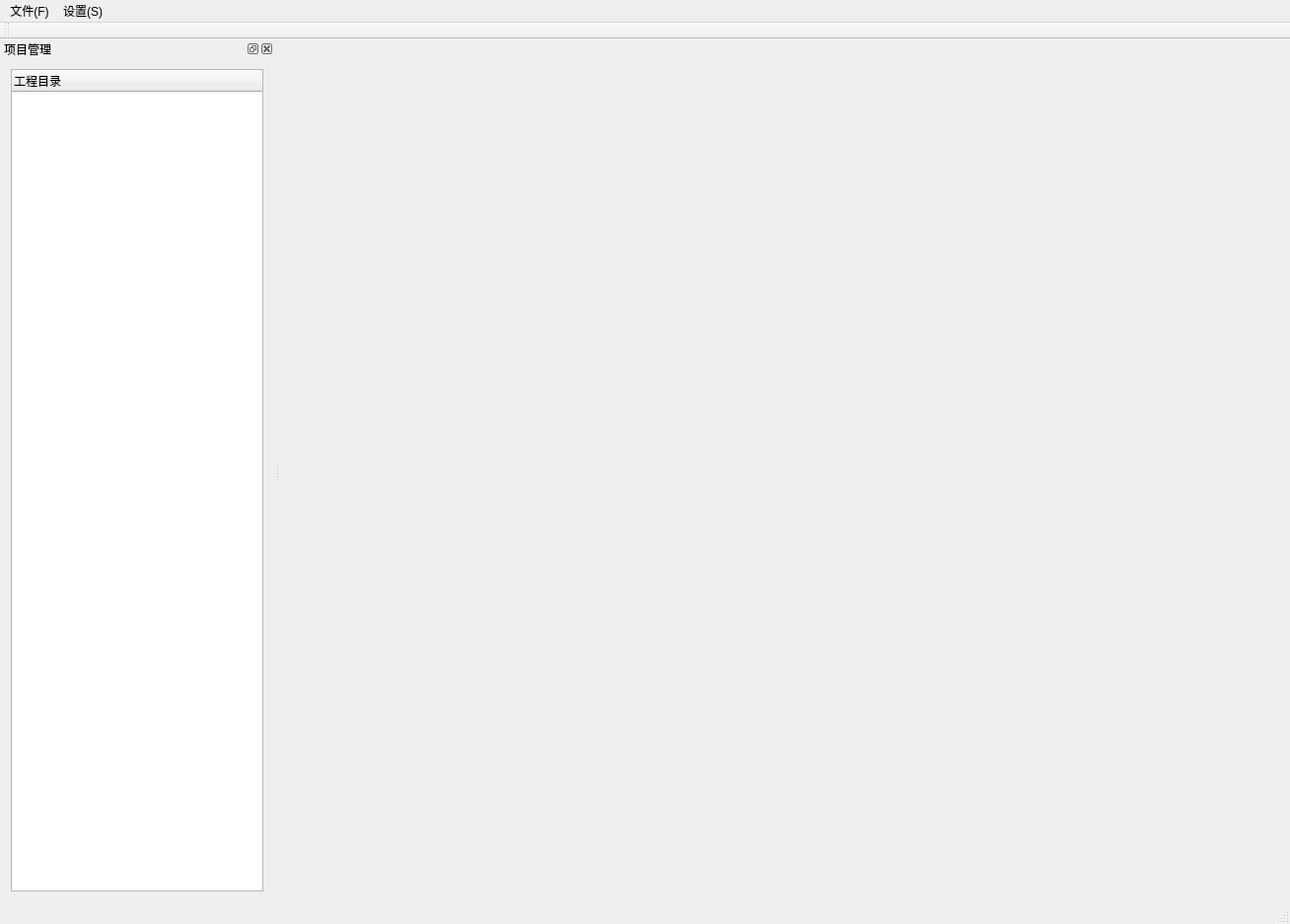
<?xml version="1.0" encoding="UTF-8"?>
<ui version="4.0">
 <class>PCLVisualizerClass</class>
 <widget class="QMainWindow" name="PCLVisualizerClass">
  <property name="geometry">
   <rect>
    <x>0</x>
    <y>0</y>
    <width>1308</width>
    <height>937</height>
   </rect>
  </property>
  <property name="windowTitle">
   <string>PCLVisualizer</string>
  </property>
  <property name="autoFillBackground">
   <bool>true</bool>
  </property>
  <widget class="QWidget" name="centralWidget">
   <property name="sizePolicy">
    <sizepolicy hsizetype="Expanding" vsizetype="Preferred">
     <horstretch>0</horstretch>
     <verstretch>0</verstretch>
    </sizepolicy>
   </property>
   <property name="autoFillBackground">
    <bool>false</bool>
   </property>
   <layout class="QGridLayout" name="gridLayout">
    <item row="0" column="0">
     <widget class="QVTKWidget" name="qvtkWidget"/>
    </item>
   </layout>
  </widget>
  <widget class="QMenuBar" name="menuBar">
   <property name="geometry">
    <rect>
     <x>0</x>
     <y>0</y>
     <width>1308</width>
     <height>23</height>
    </rect>
   </property>
   <widget class="QMenu" name="menu_F">
    <property name="title">
     <string>文件(F)</string>
    </property>
    <addaction name="OpenFile"/>
    <addaction name="Exit"/>
   </widget>
   <widget class="QMenu" name="menu_S">
    <property name="title">
     <string>设置(S)</string>
    </property>
    <addaction name="SetColor"/>
    <addaction name="OpenProjectManage"/>
   </widget>
   <addaction name="menu_F"/>
   <addaction name="menu_S"/>
  </widget>
  <widget class="QToolBar" name="mainToolBar">
   <attribute name="toolBarArea">
    <enum>TopToolBarArea</enum>
   </attribute>
   <attribute name="toolBarBreak">
    <bool>false</bool>
   </attribute>
  </widget>
  <widget class="QStatusBar" name="statusBar"/>
  <widget class="QDockWidget" name="dockWidget_ProjectManageWindows">
   <property name="minimumSize">
    <size>
     <width>89</width>
     <height>111</height>
    </size>
   </property>
   <property name="floating">
    <bool>false</bool>
   </property>
   <property name="windowTitle">
    <string>项目管理</string>
   </property>
   <attribute name="dockWidgetArea">
    <number>1</number>
   </attribute>
   <widget class="QWidget" name="dockWidgetContents">
    <layout class="QGridLayout" name="gridLayout_2">
     <item row="0" column="0">
      <widget class="QTreeWidget" name="treeWidget">
       <property name="sizePolicy">
        <sizepolicy hsizetype="Preferred" vsizetype="Preferred">
         <horstretch>0</horstretch>
         <verstretch>0</verstretch>
        </sizepolicy>
       </property>
       <column>
        <property name="text">
         <string>工程目录</string>
        </property>
       </column>
      </widget>
     </item>
    </layout>
   </widget>
  </widget>
  <action name="OpenFile">
   <property name="icon">
    <iconset>
     <normaloff>icon/fileopen.png</normaloff>icon/fileopen.png</iconset>
   </property>
   <property name="text">
    <string>打开(O)</string>
   </property>
  </action>
  <action name="Exit">
   <property name="text">
    <string>退出(E)</string>
   </property>
  </action>
  <action name="SetColor">
   <property name="text">
    <string>颜色(C)</string>
   </property>
  </action>
  <action name="OpenProjectManage">
   <property name="text">
    <string>项目管理</string>
   </property>
  </action>
 </widget>
 <layoutdefault spacing="6" margin="11"/>
 <customwidgets>
  <customwidget>
   <class>QVTKWidget</class>
   <extends>QWidget</extends>
   <header>QVTKWidget.h</header>
  </customwidget>
 </customwidgets>
 <resources>
  <include location="pclvisualizer.qrc"/>
 </resources>
 <connections/>
</ui>
